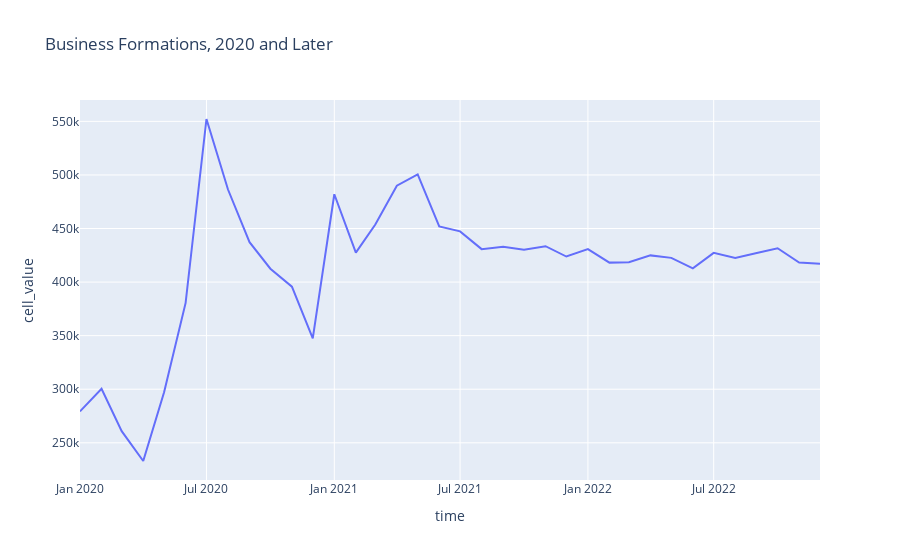

Notebook source saved alongside this figure:
### Code cell
fig = px.line(census_data_seas_total[census_data_seas_total['time']>='2020'], 
              x="time", y="cell_value", 
              title='Business Formations, 2020 and Later')
fig.show()

### Figure 1 — Plotly figure (JSON) as saved in the notebook; plotly's stock layout.template omitted (floating-point values rounded to 4 significant figures)
{"data": [{"hovertemplate": "time=%{x}<br>cell_value=%{y}<extra></extra>", "legendgroup": "", "line": {"color": "#636efa", "dash": "solid"}, "marker": {"symbol": "circle"}, "mode": "lines", "name": "", "orientation": "v", "showlegend": false, "type": "scatter", "x": ["2020-01-01T00:00:00", "2020-02-01T00:00:00", "2020-03-01T00:00:00", "2020-04-01T00:00:00", "2020-05-01T00:00:00", "2020-06-01T00:00:00", "2020-07-01T00:00:00", "2020-08-01T00:00:00", "2020-09-01T00:00:00", "2020-10-01T00:00:00", "2020-11-01T00:00:00", "2020-12-01T00:00:00", "2021-01-01T00:00:00", "2021-02-01T00:00:00", "2021-03-01T00:00:00", "2021-04-01T00:00:00", "2021-05-01T00:00:00", "2021-06-01T00:00:00", "2021-07-01T00:00:00", "2021-08-01T00:00:00", "2021-09-01T00:00:00", "2021-10-01T00:00:00", "2021-11-01T00:00:00", "2021-12-01T00:00:00", "2022-01-01T00:00:00", "2022-02-01T00:00:00", "2022-03-01T00:00:00", "2022-04-01T00:00:00", "2022-05-01T00:00:00", "2022-06-01T00:00:00", "2022-07-01T00:00:00", "2022-08-01T00:00:00", "2022-09-01T00:00:00", "2022-10-01T00:00:00", "2022-11-01T00:00:00", "2022-12-01T00:00:00"], "xaxis": "x", "y": [279273, 300490, 260899, 233008, 297093, 380603, 552214, 486402, 437285, 412450, 395669, 347372, 481995, 427441, 453684, 490008, 500485, 451903, 447318, 430758, 433037, 430252, 433499, 423843, 430729, 418169, 418542, 424911, 422587, 412881, 427241, 422582, 427121, 431567, 418265, 417055], "yaxis": "y"}], "layout": {"legend": {"tracegroupgap": 0}, "title": {"text": "Business Formations, 2020 and Later"}, "xaxis": {"anchor": "y", "domain": [0, 1], "title": {"text": "time"}}, "yaxis": {"anchor": "x", "domain": [0, 1], "title": {"text": "cell_value"}}}}
